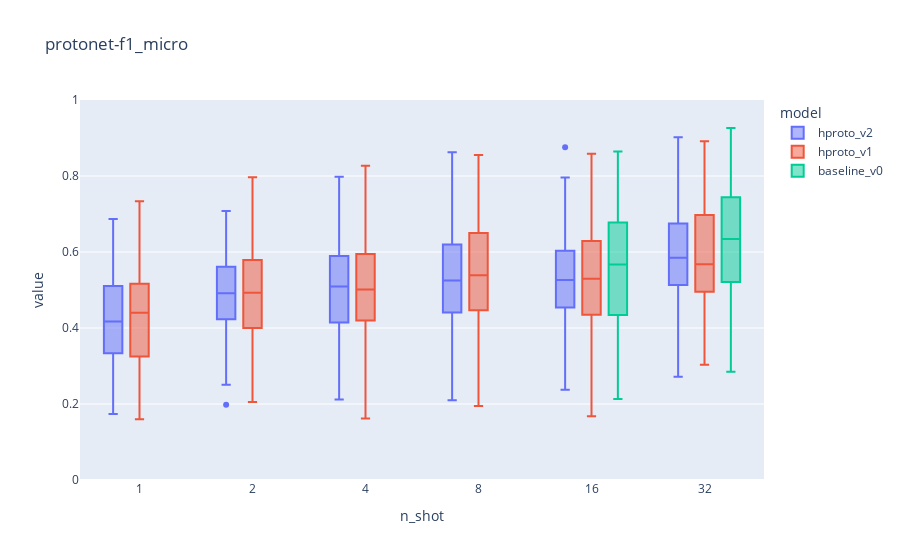

The notebook cell saved with this chart:
### Code cell
figs[0]['fig']

### Figure 1 — Plotly figure (JSON) as saved in the notebook; plotly's stock layout.template omitted (floating-point values rounded to 4 significant figures; data arrays with more than 128 entries replaced by an {"elided": "..."} marker saying what was removed)
{"data": [{"alignmentgroup": "True", "hovertemplate": "model=hproto_v2<br>n_shot=%{x}<br>value=%{y}<extra></extra>", "legendgroup": "hproto_v2", "marker": {"color": "#636efa"}, "name": "hproto_v2", "notched": false, "offsetgroup": "hproto_v2", "orientation": "v", "showlegend": true, "type": "box", "x": {"elided": "600 str values"}, "x0": " ", "xaxis": "x", "y": {"elided": "600 float values"}, "y0": " ", "yaxis": "y"}, {"alignmentgroup": "True", "hovertemplate": "model=hproto_v1<br>n_shot=%{x}<br>value=%{y}<extra></extra>", "legendgroup": "hproto_v1", "marker": {"color": "#EF553B"}, "name": "hproto_v1", "notched": false, "offsetgroup": "hproto_v1", "orientation": "v", "showlegend": true, "type": "box", "x": {"elided": "600 str values"}, "x0": " ", "xaxis": "x", "y": {"elided": "600 float values"}, "y0": " ", "yaxis": "y"}, {"alignmentgroup": "True", "hovertemplate": "model=baseline_v0<br>n_shot=%{x}<br>value=%{y}<extra></extra>", "legendgroup": "baseline_v0", "marker": {"color": "#00cc96"}, "name": "baseline_v0", "notched": false, "offsetgroup": "baseline_v0", "orientation": "v", "showlegend": true, "type": "box", "x": {"elided": "200 str values"}, "x0": " ", "xaxis": "x", "y": {"elided": "200 float values"}, "y0": " ", "yaxis": "y"}], "layout": {"boxmode": "group", "legend": {"title": {"text": "model"}, "tracegroupgap": 0}, "title": {"text": "protonet-f1_micro"}, "xaxis": {"anchor": "y", "domain": [0, 1], "title": {"text": "n_shot"}}, "yaxis": {"anchor": "x", "domain": [0, 1], "range": [0, 1], "title": {"text": "value"}}}}
